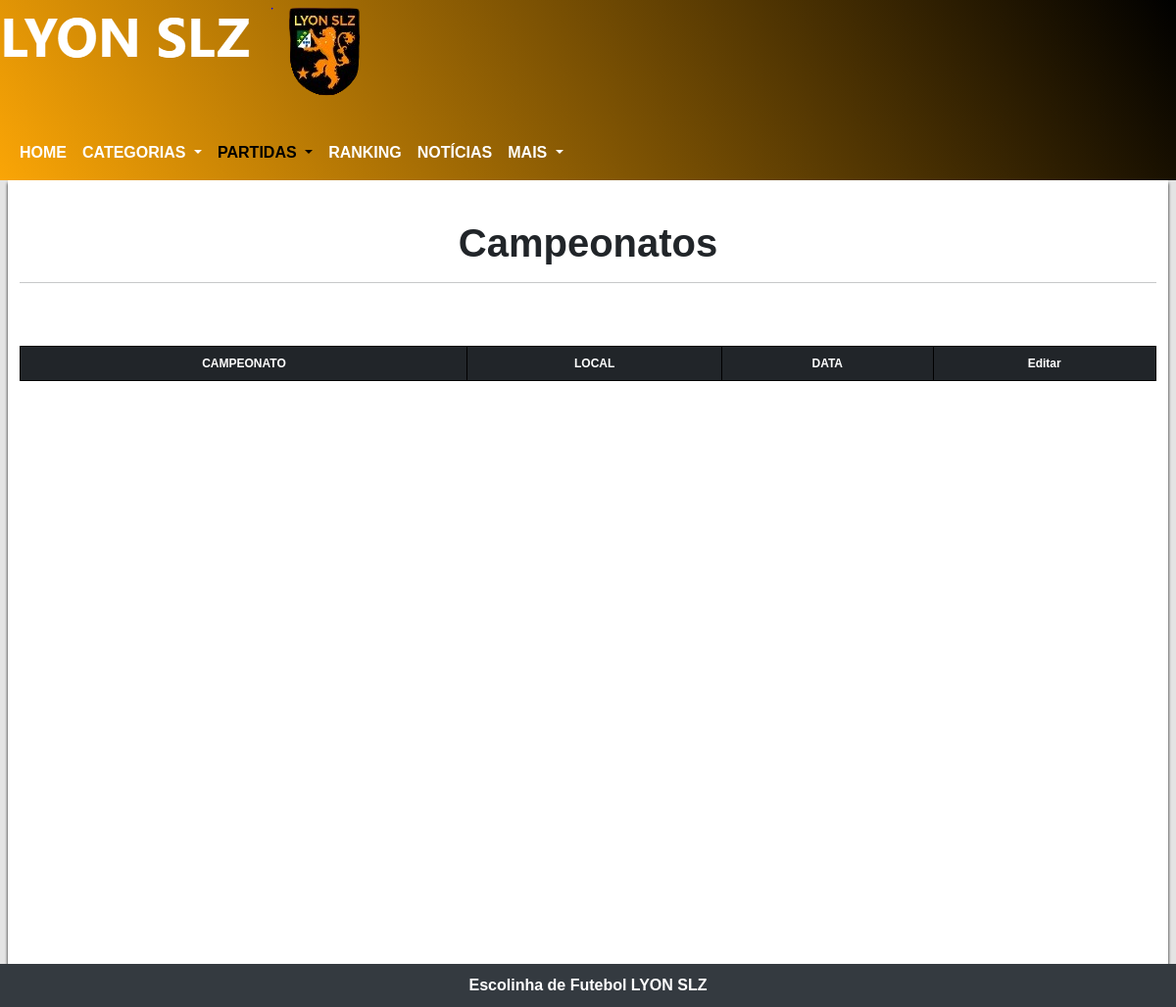
Page /admin/campeonatos.php on the earlier database version.
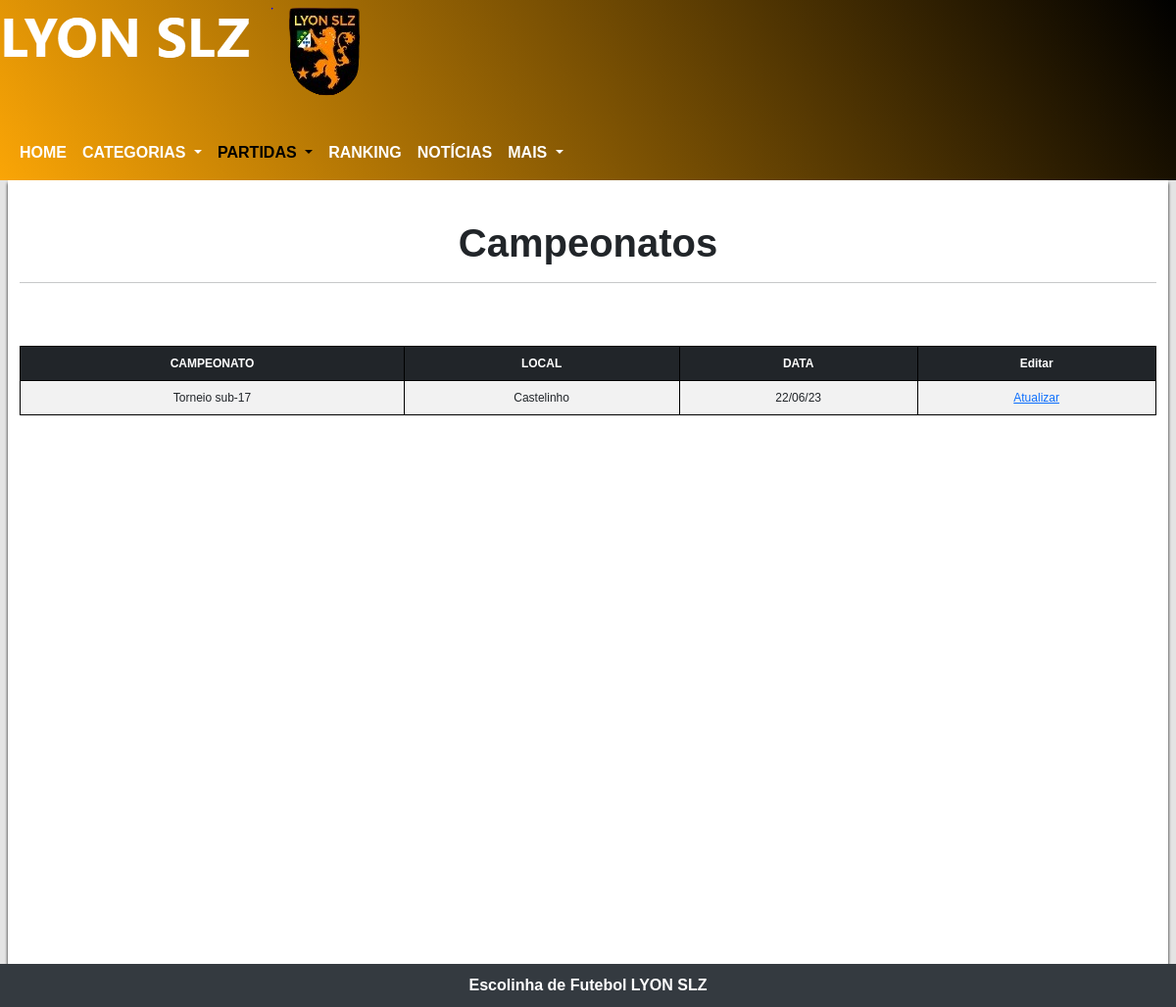
Same page on the later database version.
### tables this page shows
CREATE TABLE `tblcampeonato` (
  `id_campeonato` int(11) UNSIGNED NOT NULL,
  `nome_campeonato` varchar(255) NOT NULL,
  `local_campeonato` varchar(255) NOT NULL,
  `data_campeonato` date NOT NULL
);

### admin/campeonatos.php (the view, shortened to what this page needs)
<?php
include('../db/conexao.php');
$sql = $pdo->prepare("SELECT * FROM tblcampeonato");
$sql->execute();
$dados = $sql->fetchAll();
?>
<!DOCTYPE html>
<html lang="pt-br">
<head>
    <link href="https://cdn.jsdelivr.net/npm/bootstrap@5.3.0/dist/css/bootstrap.min.css" rel="stylesheet">
    <link rel="stylesheet" href="../css/navHamburguer.css">
    <link rel="stylesheet" href="../css/layout.css">
    <link rel="stylesheet" href="lyon.jpg">
    <link rel="stylesheet" href="../css/timeANDescudo.css">
    <link rel="stylesheet" href="../css/update-delete.css">
</head>
<body>
    <div class="cabecalho">
        <picture>
            <source media="(max-width: 261px)" srcset='../img/imgLogo/lyonSlzEscudo5.png' loading="lazy">
            <source media="(max-width: 269px)" srcset='../img/imgLogo/lyonSlzEscudo4.png' loading="lazy">
            <source media="(max-width: 311px)" srcset='../img/imgLogo/lyonSlzEscudo3.png' loading="lazy">
            <source media="(max-width: 375px)" srcset='../img/imgLogo/lyonSlzEscudo2.png' loading="lazy">
            <img src="../img/imgLogo/lyonSlzEscudo.png" alt="Escudo do time LYYON SLZ" loading="lazy">
        </picture>
        <nav class="navbar navbar-expand-lg mt-4">
            <div class="container-fluid">
                <div class="collapse navbar-collapse" id="navbarNavDropdown">
                    <ul class="navbar-nav">
                        <li class="nav-item">
                            <a class="nav-link" aria-current="page" href="homeAdmin.php">HOME</a>
                        </li>
                        <li class="nav-item dropdown">
                            <a class="nav-link dropdown-toggle" href="#" role="button" data-bs-toggle="dropdown" aria-expanded="false">
                                CATEGORIAS
                            </a>
                        </li>
                        <li class="nav-item dropdown">
                            <a class="nav-link dropdown-toggle active" href="#" role="button" data-bs-toggle="dropdown" aria-expanded="false">
                                PARTIDAS
                            </a>
                        </li>
                        <li class="nav-item">
                            <a class="nav-link" aria-current="page" href="rankingAdmin.php">RANKING</a>
                        </li>
                        <li class="nav-item">
                            <a class="nav-link" href="noticiaisAdmin.php">NOTÍCIAS</a>
                        </li>
                        <li class="nav-item dropdown">
                            <a class="nav-link dropdown-toggle" href="#" role="button" data-bs-toggle="dropdown" aria-expanded="false">
                                MAIS
                            </a>
                        </li>
                    </ul>
                </div>
            </div>
        </nav>
    </div>
    <main>
        <div class="container-fluid">
            <h1 id="calendarioDeJogos">Campeonatos</h1>
            <hr>
            <br><br>
            <?php
            $data_Atual = date("Y-m-d");
            if (count($dados) > 0) {
                echo "<div class='table table-responsive table-striped'>";
                echo "<table class='table table-striped'>
                  <thead class=table-dark>
                  <tr>
              <th>CAMPEONATO</th>
              <th>LOCAL</th>
              <th>DATA</th>
              <th>Editar</th>
                  </tr>
                  </thead>";
                foreach ($dados as $chaves => $valor) {
                    $dataJogo = $valor['data_campeonato'];
                    if (strtotime($dataJogo) >= strtotime($data_Atual)) {
                        echo "<tr>
                  <td>" . $valor['nome_campeonato'] . "</td>
                  <td>" . $valor['local_campeonato'] . "</td>
                  <td>" . date("d/m/y", strtotime($valor['data_campeonato'])) . "</td>
                  <td>
                  <a href='#' class='btn-atualizar'
                  data-id='" . $valor['id_campeonato'] . "'
                  data-nome-c='" . $valor['nome_campeonato'] . "'
                  data-local-c='" . $valor['local_campeonato'] . "'
                  data-data-c='". $valor['data_campeonato'] ."'
                  >Atualizar</a></td>
            </tr>";
                    }
                }
                echo "</table>";
                echo "</div>";
            } else {
                echo "<p class='mt-4' style='text-align:center'>Nenhuma partida foi <a href='cadastroDePartidas.php'>cadastrada</a></p>";
            }
            ?>
        </div>
    </main>
    <footer>
        <p class="mb-0">Escolinha de Futebol LYON SLZ</p>
    </footer>
</body>
</html>

Differences in the rows shown:
added tblcampeonato: nome_campeonato "Torneio sub-17", local_campeonato "Castelinho", data_campeonato "22/06/23"
